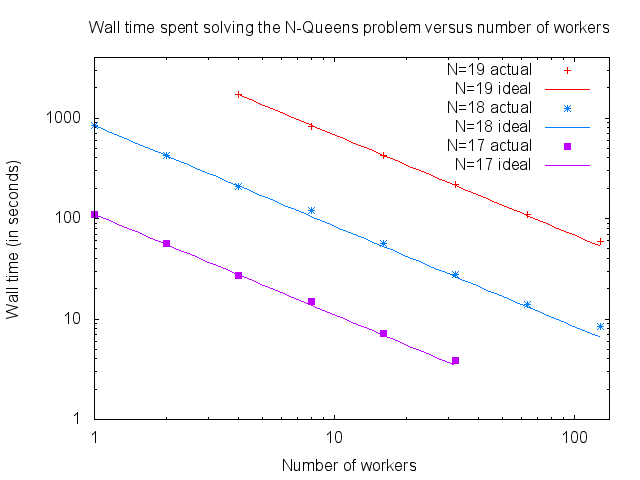

Source code (gnuplot):
set xrange [1:300]
set xlabel "Number of workers"
set yrange [1:4000]
set ylabel "Wall time (in seconds)"
set title "Wall time spent solving the N-Queens problem versus number of workers"
set logscale
set terminal png
set output "scaling.png"
plot 'N_19' u 1:2 lc 1 title 'N=19 actual', x >= 4 && x <= 256 ? 1700*4/x : 0/0 lc 1 title 'N=19 ideal', \
     'N_18' u 1:2 lc 3 title 'N=18 actual', x >= 1 && x <= 256 ? 840/x    : 0/0 lc 3 title 'N=18 ideal', \
     'N_17' u 1:2 lc 4 title 'N=17 actual', x >= 1 && x <=  32 ? 110/x    : 0/0 lc 4 title 'N=17 ideal'
